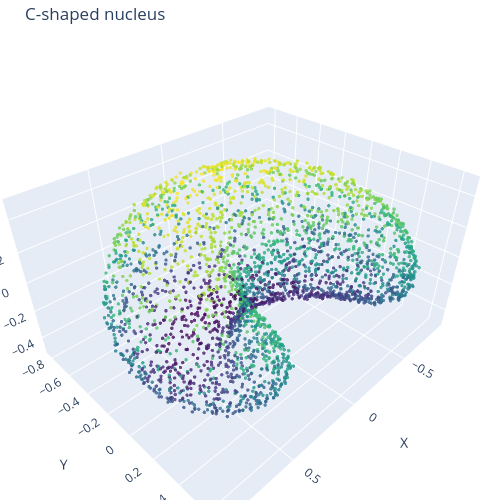

Notebook cell for this chart:
### Markdown cell above
## C-shape nucleus simulation

### Code cell
%autoreload 2
import numpy as np

c_shape, c_shape_meta = sample_c_shape_nucleus_point_cloud(
    n=3000,
    random_orientation=False,
    base_kwargs={
        "size_range": (1.05, 1.20),
        "aspect_ratio_2_range": (0.30, 0.38),
        "aspect_ratio_3_range": (0.24, 0.32),
        "eggness_range": (0.0, 0.10),
        "noise_range": (0.005, 0.012),
    },
    bend_angle_range=(1.35 * np.pi, 1.55 * np.pi),
    arc_length_scale_range=(1.05, 1.12),
    random_state=7,
)

plot_point_cloud(c_shape, title="C-shaped nucleus")
c_shape_meta

### Figure 1 — Plotly figure (JSON) as saved in the notebook; plotly's stock layout.template omitted (floating-point values rounded to 4 significant figures; data arrays with more than 128 entries replaced by an {"elided": "..."} marker saying what was removed)
{"data": [{"marker": {"color": {"elided": "3000 float values"}, "colorscale": [[0, "#440154"], [0.1111, "#482878"], [0.2222, "#3e4989"], [0.3333, "#31688e"], [0.4444, "#26828e"], [0.5556, "#1f9e89"], [0.6667, "#35b779"], [0.7778, "#6ece58"], [0.8889, "#b5de2b"], [1, "#fde725"]], "opacity": 0.8, "size": 2}, "mode": "markers", "type": "scatter3d", "x": {"elided": "3000 float values"}, "y": {"elided": "3000 float values"}, "z": {"elided": "3000 float values"}}], "layout": {"height": 500, "margin": {"b": 0, "l": 0, "r": 0, "t": 40}, "scene": {"aspectmode": "data", "xaxis": {"title": {"text": "X"}}, "yaxis": {"title": {"text": "Y"}}, "zaxis": {"title": {"text": "Z"}}}, "title": {"text": "C-shaped nucleus"}, "width": 500}}
